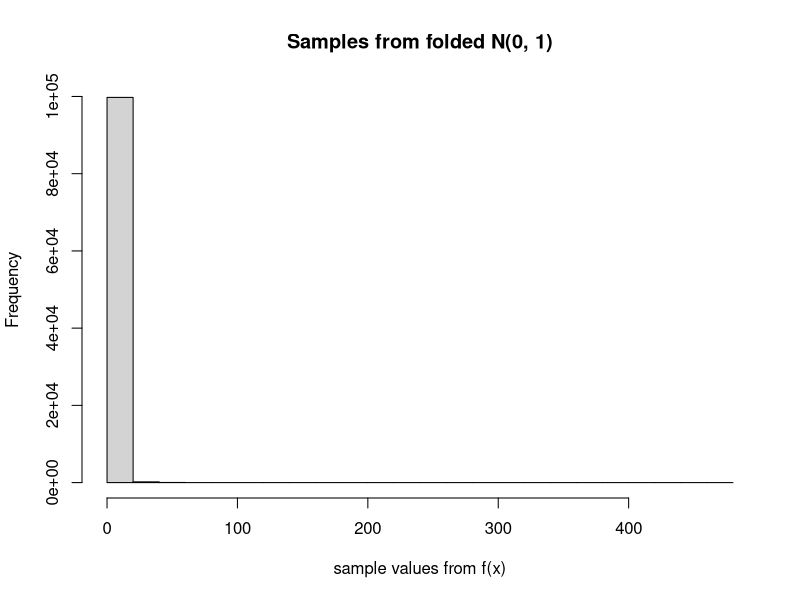
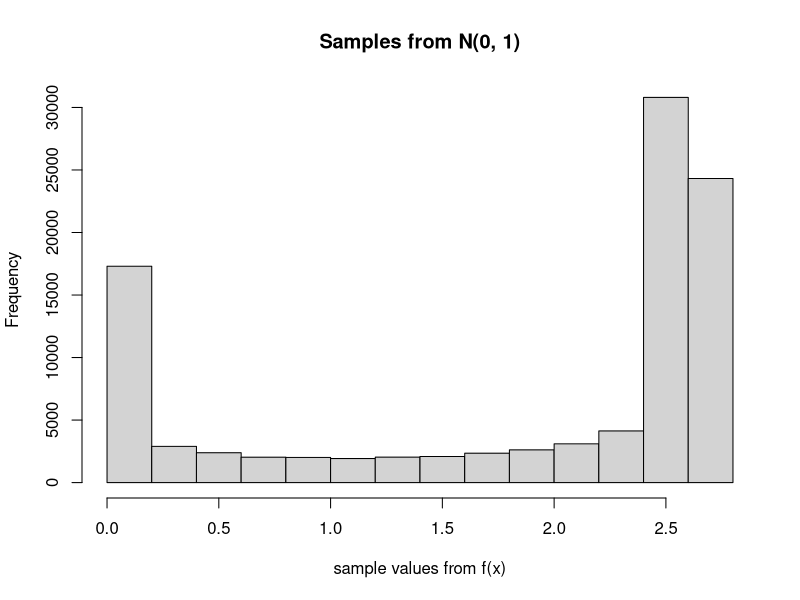
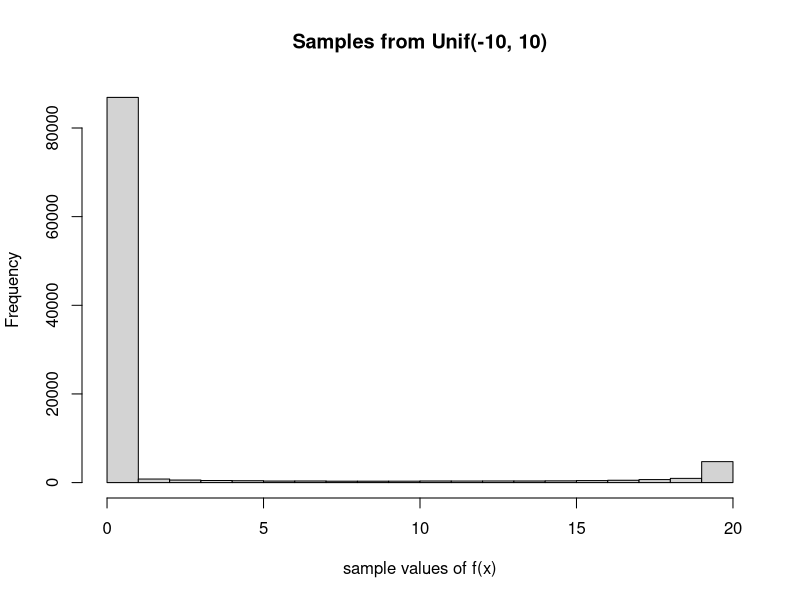

Generate these figures, in order, with R:
#============
# Lab 6 
#============

# evaluate I = int_{-inf}^{inf} exp(-x^4) dx
# Method : Monte Carlo Integration
  # E_f[h(x)] = int h(x) f(x) dx
  # where f(x) is easy to sample from 

# to construct an f(x) easy to sample from 
# let y = sqrt(2) x^2
# by substitution derivation
# I = 2^{-5/4} int_0^{inf} sqrt(2*pi / y) 2*phi(y) dy
  # 2*phi(y) is P(|Y| < y) the density of std.N(0, 1) 
    # truncated from postive Real line
  # computation can 1. sample from N(0, 1)
                    # 2. take abs of these sample values


#-------------------
# mc sampling target
#-------------------
# mc1: truncated (folded) normal sampling distribution
mc1 <- function(x) {
  sqrt(2 * pi / abs(x))
}

draws <- rnorm(1e5)
values1 <- sapply(draws, mc1)
values1 <- values1 * 2^{-5/4}
hist(values1, xlab = paste0("sample values from ", expression(f(x))),
     main = "Samples from folded N(0, 1)")


# mc2: importance sampling from N(0, 1) 
mc2 <- function(x) {
  exp(-x^4) / dnorm(x)
}

draws2 <- rnorm(1e5)
values2 <- sapply(draws2, mc2)
hist(values2, xlab = paste0("sample values from ", expression(f(x))),
     main = "Samples from N(0, 1)")


# mc3: uniform sampling distribution

# since when x = 10, exp^{-10^4} = 0
# means exp^{-x^4} decreases to 0 quickly
# so can truncate the tail and turn I into a compact support
# I = int_{-10}^{10} exp(-x^4)
  # = int_{-10}^{10} 20*exp(-x^4) / (10-(-10)) dx
  # which is an average of 20*exp(-x^4) wrt unif(-10, 10)

# so sample from Unif(-10, 10)
# evaluate 20*exp(-x^4) and take average

mc3 <- function(x) {
  20 * exp(-x^4)
}

draws3 <- runif(1e5, -10, 10)
values3 <- sapply(draws3, mc3)

hist(values3, xlab = paste0("sample values of ", expression(f(x))),
     main = "Samples from Unif(-10, 10)")


#----------------------------------
# Root Mean Square Errors of samples
#----------------------------------

RMSE <- function(values) {
  sd(values) / sqrt(length(values))
}


#--------------------------------------------------
# Means of sampled values from f(x) using 3 methods
#--------------------------------------------------
# Method 0, 
  # closed from derived using substituion u = x^4 and
  # Gamma(x |a, b)

# true value of I 
m0 <- gamma(1/4) / 2 
# [1] 1.812805

# Method 1,
  # use Monte Carlo integration
  # let y = sqrt(2)*x^2
  # substitue, 
  # f(x) = 2phi(x), a folded N(0,1), only positive real line

m1 <- mean(values1) 
# values1 <- values1 * 2^{-5/4}


# Method 2,
  # importance sampling
  # sample from f(x) = N(0, 1)
  # evaluate exp^{-x^4} / dnorm(x)

m2 <- mean(values2)


# Method 3,
  # truncated support or compact support
  # I = int_{-10}^{10} exp^{-x^4} 
    # = int_{-10}^{10} 20*exp^{-x^4} / (10 - (-10))
  # sample from f(x) = Unif(-10, 10)
  # evaluate 20*exp^{-x^4}

m3 <- mean(values3)

MEANS <- c(m0, m1, m2, m3)

RMSEs <- c(NA, RMSE(values1), RMSE(values2), RMSE(values3))

mc.df <- data.frame(Means = MEANS, RMSEs = RMSEs, 
           row.names = c("True value", "Folded N(0, 1)",
                         "Full N(0, 1)", 
                         "Truncated Unif(-10, 10)"))

library(xtable)
xtable(mc.df)

## ideally, histogram of sampled values using each method 
# is centered around the true mean 1.813
# but the sampled values scattered in different ways






